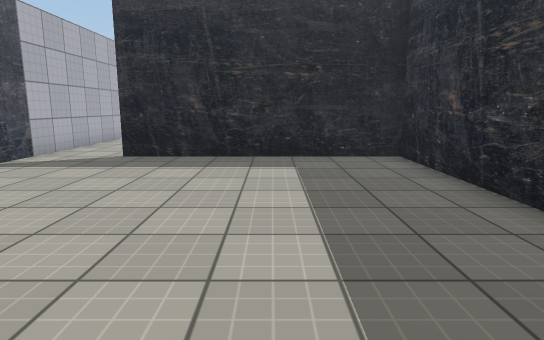
[1] (above)

17 first-person views from a walk through a 3-D level made in the Unity game engine. The camera is 1.3 m above the floor, tilts 10° down and sees 75° across. Doors are open. The floor is counted in squares, 1 m on a side. Each view is taken from the middle of a square. On the plan, view 1 faces up. The plan holds only what a view shows up to about 15 squares ahead; the rest is blank. The player is left out. Some surface patterns are stand-ins.

[2]
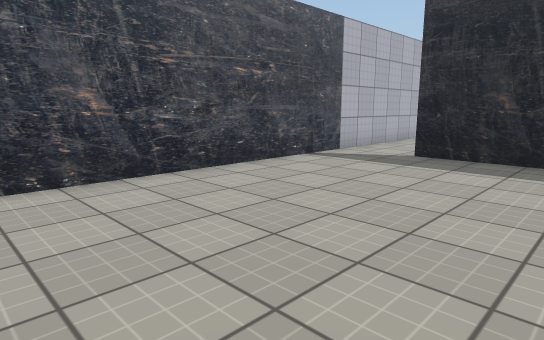

[3]
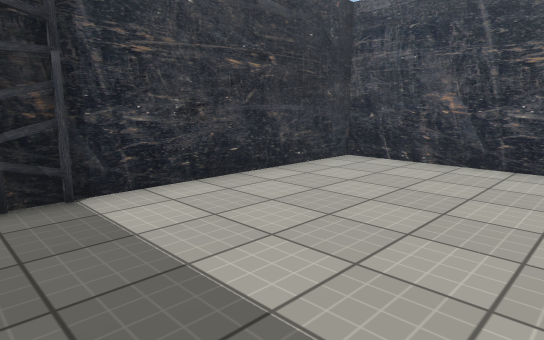

[4]
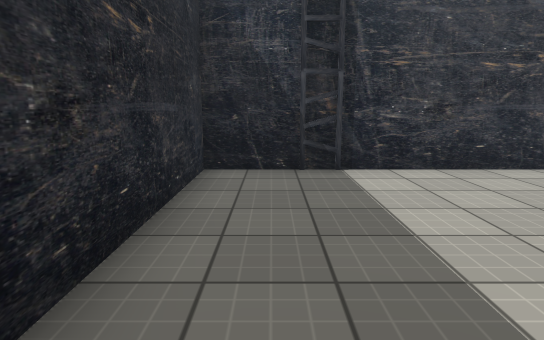

[5]
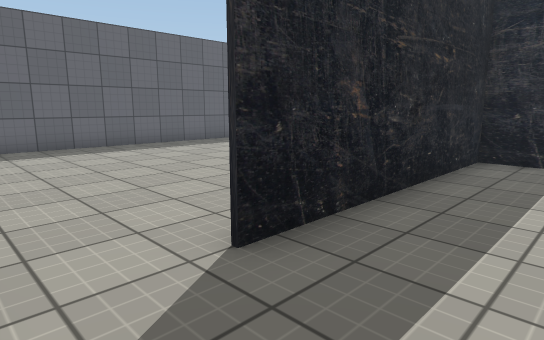

[6]
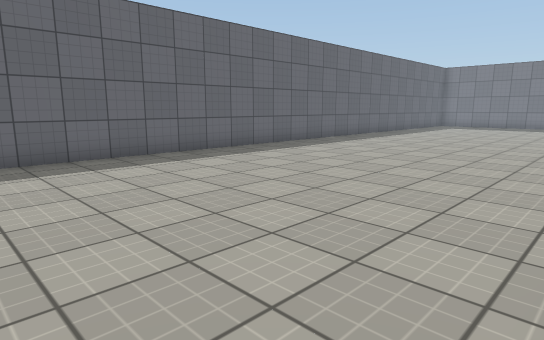

[7]
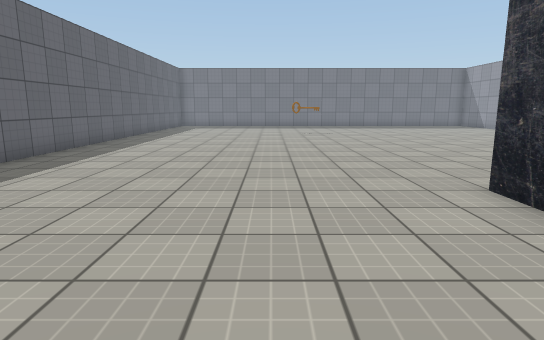

[8]
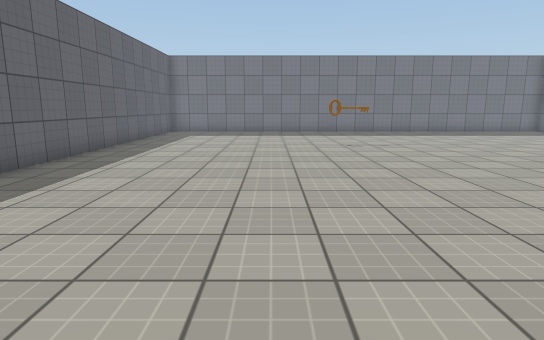

[9]
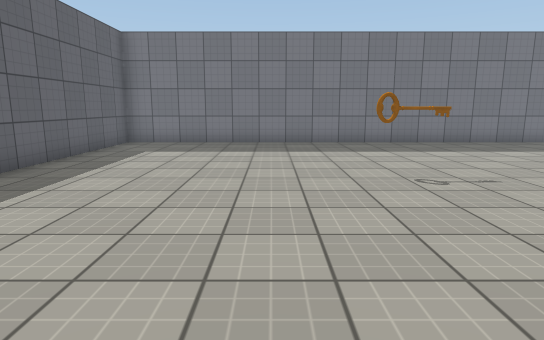

[10]
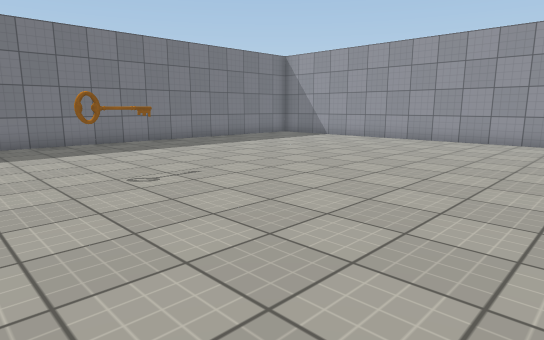

[11]
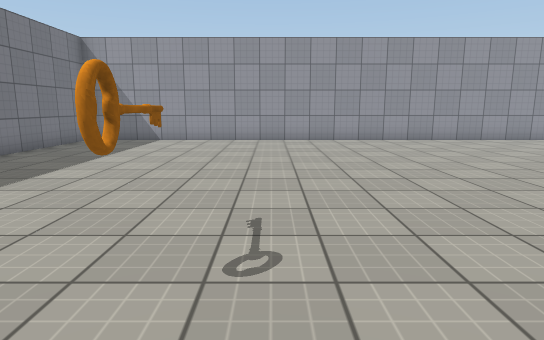

[12]
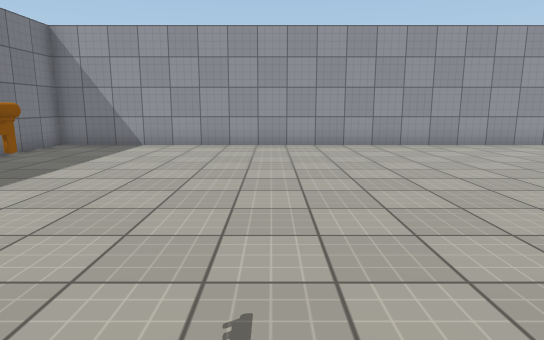

[13]
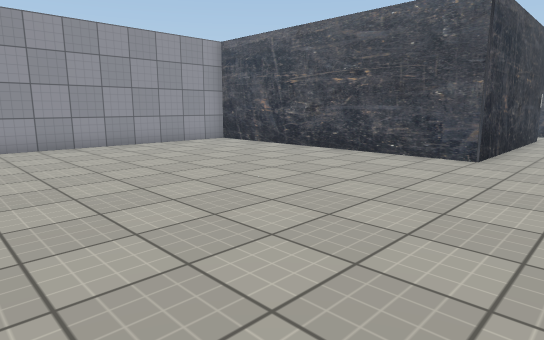

[14]
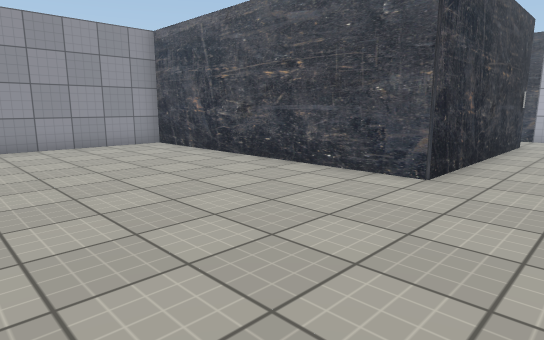

[15]
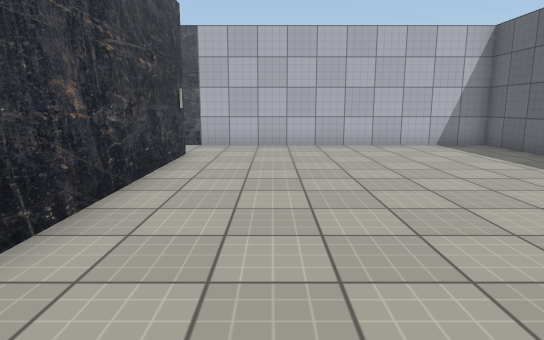

[16]
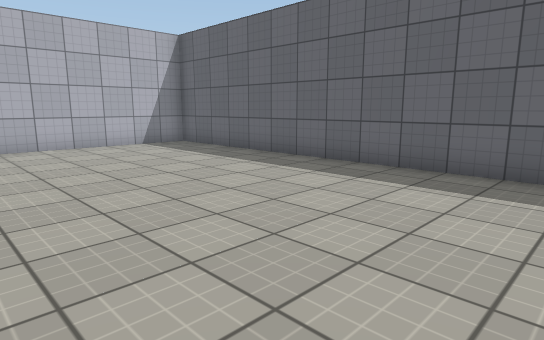

[17]
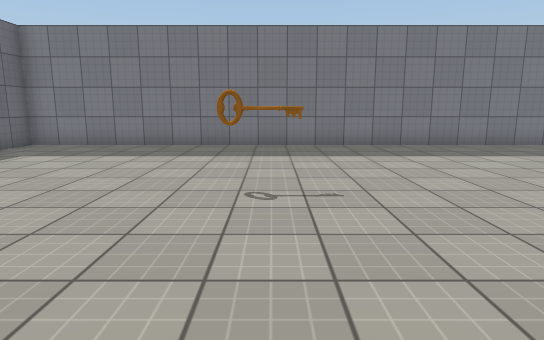

### Floor plan
Points are (right, up) in squares from view 1. A wall is a line through its corners. A room is listed if a view was taken in it or the views show most of it. See-through windows are left out.
Room 1 (views 1, 2, 3, 4, 5)
walls: (3.4, -0.5) (3.4, 9.4) (-4, 9.4); (-6.4, 9.5) (-6.4, -0.4) (3, -0.4)
ways out: open door at (-5, 9.5) to room 2
objects: ladder (1, 0)
Room 2 (views 6, 7, 8, 9, 10, 11, 12, 13, 14, 15, 16, 17)
walls: (3, -0.4) (23.4, -0.4) (23.4, 19.4) (-6.4, 19.4) (-6.4, 9.5); (-4.1, 9.6) (3.5, 9.6) (3.5, -0.5)
ways out: open door at (-5, 9.5) to room 1
objects: key (17, 11)

Where each view was taken, in squares from view 1:
view 1: 0 up, 0 right, facing up
view 2: 0 up, 0 right, facing up-left
view 3: 5 up, 2 right, facing down-left
view 4: 7 up, 2 right, facing down
view 5: 7 up, 6 left, facing up-right
view 6: 10 up, 3 left, facing up-right
view 7: 13 up, 2 left, facing right
view 8: 14 up, 4 right, facing right
view 9: 14 up, 10 right, facing right
view 10: 14 up, 10 right, facing down-right
view 11: 14 up, 16 right, facing down
view 12: 12 up, 16 right, facing down
view 13: 12 up, 13 right, facing down-left
view 14: 12 up, 10 right, facing down-left
view 15: 12 up, 6 right, facing left
view 16: 12 up, 6 right, facing up-left
view 17: 11 up, 11 right, facing right
